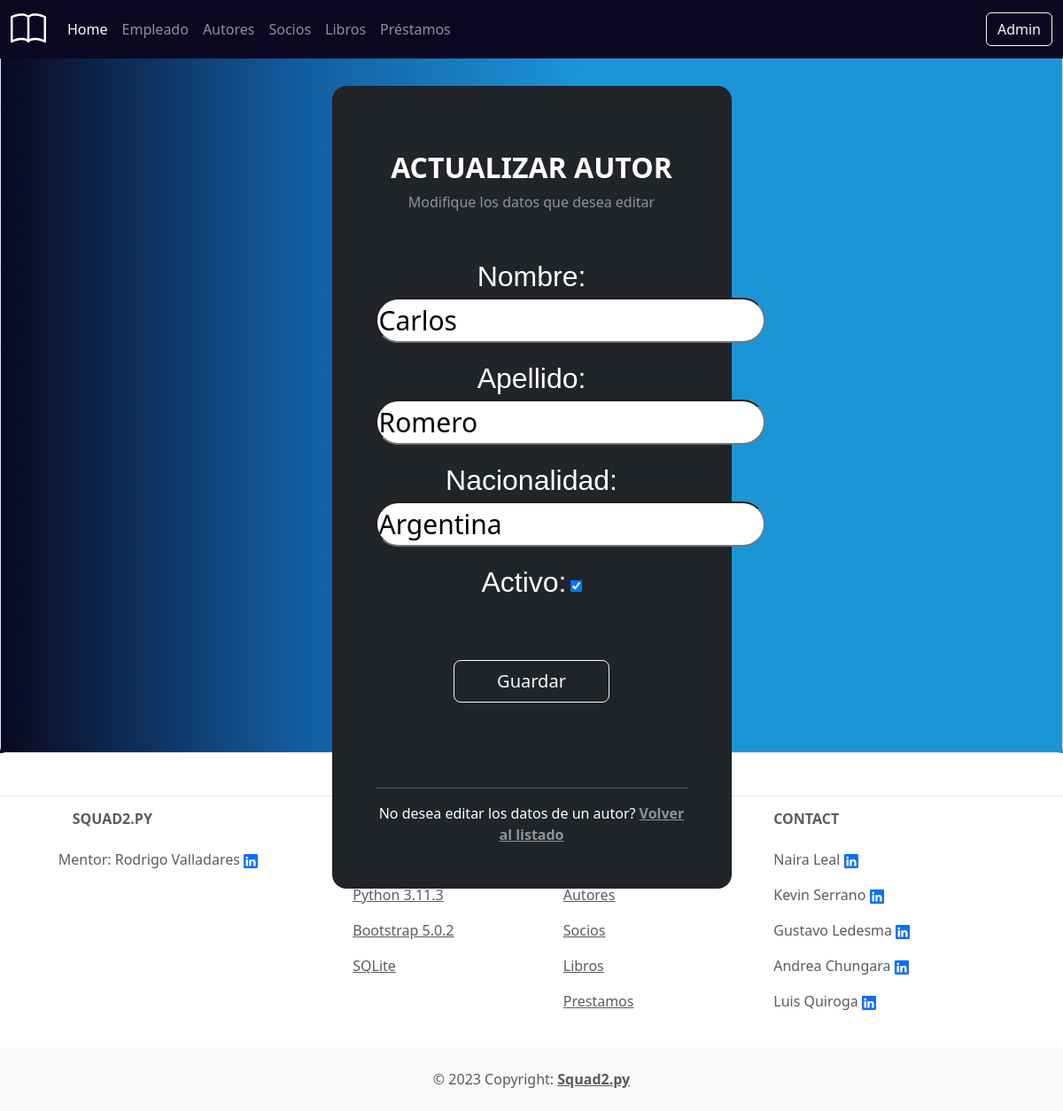
/autores/modificar/1, run on the app's committed database.
### biblioteca/models.py (models this page shows, shortened)
class Autor(models.Model):
    nombre=models.CharField(max_length=50)
    apellido=models.CharField(max_length=50)
    nacionalidad=models.CharField(max_length=50)
    activo=models.BooleanField(default=True)

### biblioteca/views.py (the view)
# urls.py: path('autores/modificar/<int:autor_id>', views.actualizar_autor, name='actualizar_autor'),
def actualizar_autor(request, autor_id):
    autor = get_object_or_404(Autor, id=autor_id)
    if request.method == "POST":
        form = ActualizarAutor(request.POST, instance = autor)
        if form.is_valid():
            form.save()
            return HttpResponseRedirect('/biblioteca/autores/listado')
    else:
        form = ActualizarAutor(instance = autor)
    return render(request, 'autor/actualizar_autor.html', {"form": form})

### biblioteca/forms.py
class ActualizarAutor(forms.ModelForm): # Kev
    class Meta:
        model = Autor
        fields = ('__all__') # Editar todos sus caracteristicas

### templates/autor/actualizar_autor.html (shortened to what this page needs)
{% extends 'home/navbar.html' %}
{% load static %}
{% block estilos %}
<link rel="stylesheet" href="{% static 'styles/forms.css' %}">
{% endblock estilos %}
{% block content %}
    <form method="post" class="form-control text-center">
        <section class="vh-100 gradient-custom">
            <div class="container py-5 h-100">
                <div class="row d-flex justify-content-center align-items-center h-100">
                    <div class="col-12 col-md-8 col-lg-6 col-xl-5">
                        <div class="card bg-dark text-white" style="border-radius: 1rem;">
                            <div class="card-body p-5 text-center">
                                <div class="mb-md-5 mt-md-4 pb-5">
                                    <h2 class="fw-bold mb-2 text-uppercase">Actualizar autor</h2>
                                    <p class="text-white-50 mb-5">Modifique los datos que desea editar</p>
                                    {{ form.as_p }}
                                    <button class="btn btn-outline-light btn-lg px-5 mt-5" type="submit">Guardar</button>
                                </div>
                                <div>
                                    <hr>
                                    <p class="mb-0">No desea editar los datos de un autor? <a href="{% url 'listado_autores' %}" class="text-white-50 fw-bold">Volver al listado</a></p>
                                </div>
                            </div>
                        </div>
                    </div>
                </div>
            </div>
        </section>
    </form>
{% endblock %}

### static/styles/forms.css (style rules this page uses)
label { font-size: 32px; font-family:Verdana, Geneva, Tahoma, sans-serif }
input { font-size: 30px; border-radius: 30px; }
#id_activo { font-size: 50px; }
.form-control { margin: 0; padding: 0; }
.gradient-custom { background: rgb(10,8,32); background: linear-gradient(90deg, rgba(10,8,32,1) 0%, rgba(19,92,160,1) 28%, rgba(28,149,215,1) 55%, rgba(28,149,215,1) 100%); }

### static/styles/style.css (style rules this page uses)
body { margin: 0; padding: 0; }
.f-color { color: #0A0820; }

### data on the page
Autor: nombre "Carlos", apellido "Romero", nacionalidad "Argentina", activo "☑"
